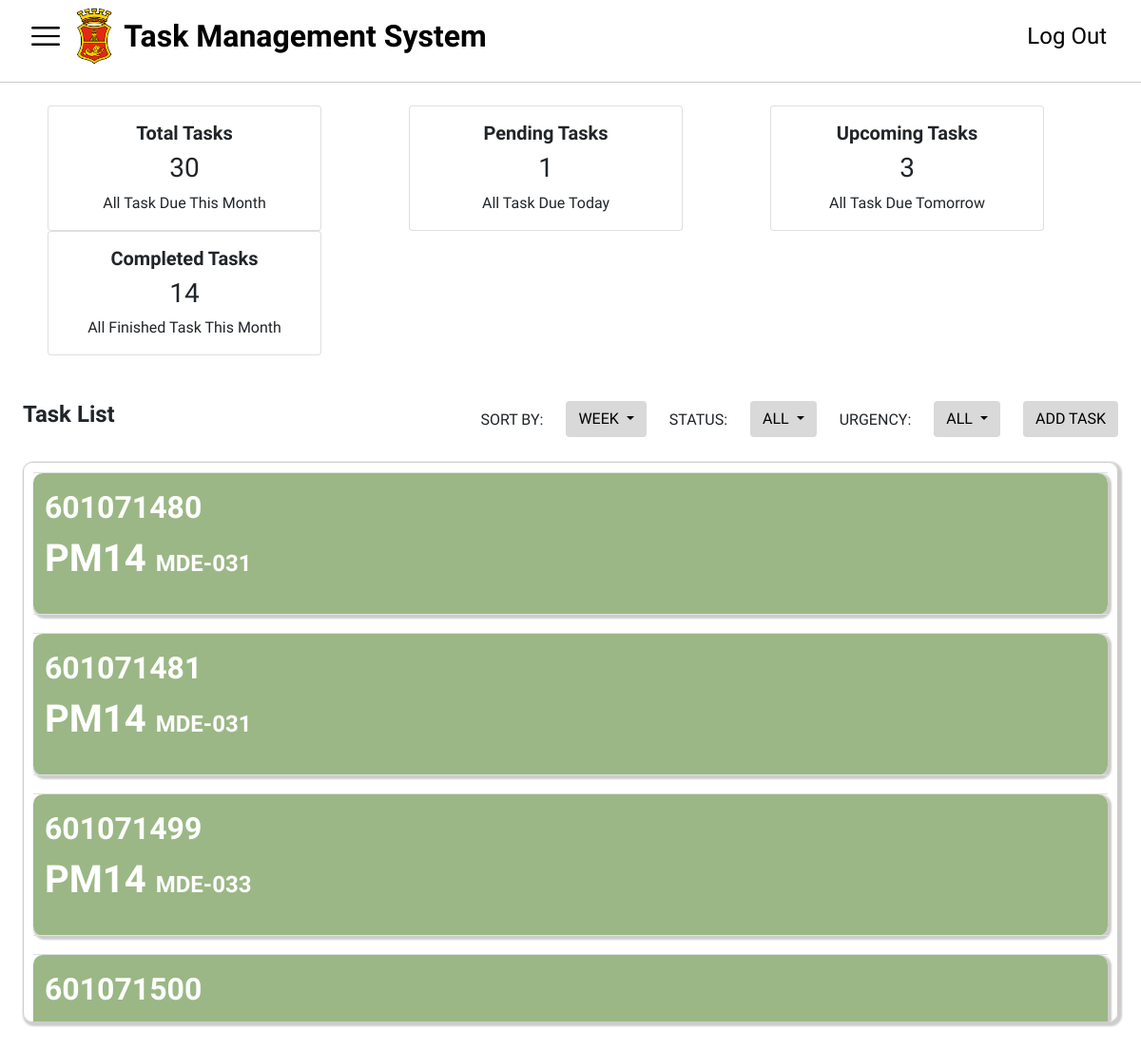
The app's page /dashboard.php?sort=week&status=all&urgency=all with its own data.
### tables this page shows
CREATE TABLE `tasks` (
  `taskID` int(11) NOT NULL,
  `startDate` date DEFAULT NULL,
  `orderType` varchar(255) DEFAULT NULL,
  `orderDescription` varchar(255) DEFAULT NULL,
  `maintenance_plan` varchar(255) DEFAULT NULL,
  `mpDescription` varchar(255) DEFAULT NULL,
  `mainWorkCtr` varchar(255) DEFAULT NULL,
  `systemStatus` varchar(255) DEFAULT NULL,
  `ssDescription` varchar(255) DEFAULT NULL,
  `plannerGroup` varchar(255) DEFAULT NULL,
  `costCenter` varchar(255) DEFAULT NULL,
  `equipmentID` int(11) DEFAULT NULL,
  `taskStatus` enum('Pending','Completed') NOT NULL DEFAULT 'Pending',
  `urgency` enum('Low','Medium','High') NOT NULL DEFAULT 'Low'
);

### dashboard.php (the view, shortened to what this page needs)
<?php
include('conn.php');
$selectedSort = isset($_GET['sort']) ? $_GET['sort'] : 'all';
$selectedStatus = isset($_GET['status']) ? $_GET['status'] : 'all';
$selectedUrgency = isset($_GET['urgency']) ? $_GET['urgency'] : 'all';
$currentDate = date('Y-m-d');
$tomorrowDate = date('Y-m-d', strtotime('+1 day'));
$weekEndDate = date('Y-m-d', strtotime('+1 week'));
$firstDayOfMonth = date('Y-m-01');
$lastDayOfMonth = date('Y-m-t');
$query = "SELECT * FROM tasks WHERE startDate BETWEEN '$firstDayOfMonth' AND '$lastDayOfMonth'";
switch ($selectedSort) {
    case 'week':
        $query .= " AND startDate BETWEEN '$currentDate' AND '$weekEndDate'";
        break;
}
$result = mysqli_query($conn, $query);
$sqlTotalTasks = "SELECT COUNT(*) AS totalTasks FROM tasks WHERE startDate BETWEEN '$firstDayOfMonth' AND '$lastDayOfMonth'";
$resultTotalTasks = mysqli_query($conn, $sqlTotalTasks);
$rowTotalTasks = mysqli_fetch_assoc($resultTotalTasks);
$totalTasks = $rowTotalTasks['totalTasks'];
$sqlPendingTasks = "SELECT COUNT(*) AS pendingTasks FROM tasks WHERE startDate = '$currentDate' AND startDate BETWEEN '$firstDayOfMonth' AND '$lastDayOfMonth'";
$resultPendingTasks = mysqli_query($conn, $sqlPendingTasks);
$rowPendingTasks = mysqli_fetch_assoc($resultPendingTasks);
$pendingTasks = $rowPendingTasks['pendingTasks'];
$sqlUpcomingTasks = "SELECT COUNT(*) AS upcomingTasks FROM tasks WHERE startDate = '$tomorrowDate' AND startDate BETWEEN '$firstDayOfMonth' AND '$lastDayOfMonth'";
$resultUpcomingTasks = mysqli_query($conn, $sqlUpcomingTasks);
$rowUpcomingTasks = mysqli_fetch_assoc($resultUpcomingTasks);
$upcomingTasks = $rowUpcomingTasks['upcomingTasks'];
$sqlCompletedTasks = "SELECT COUNT(*) AS completedTasks FROM tasks WHERE taskStatus = 'Completed' AND startDate BETWEEN '$firstDayOfMonth' AND '$lastDayOfMonth'";
$resultCompletedTasks = mysqli_query($conn, $sqlCompletedTasks);
$rowCompletedTasks = mysqli_fetch_assoc($resultCompletedTasks);
$completedTasks = $rowCompletedTasks['completedTasks'];
?>
<!DOCTYPE html>
<html lang="en">
<head>
  <?php
    include('header.php');
  ?>
</head>
<body>
  <nav class="navbar navbar-expand-lg bg-body-tertiary">
    <div class="container-fluid" id="side-menu">
      <img src="images/menu-bar.png" data-bs-toggle="offcanvas" href="#offcanvasExample" aria-controls="offcanvasExample" id="burger">
      <div class="collapse navbar-collapse" id="navbarNav">
        <img src="images/San_Miguel_Corporation_logo.webp" id="navlogo"><br>
        <a class="navbar-brand" id="tms" href="dashboard.php">Task Management System</a>
        <ul class="navbar-nav ms-auto">
          <li class="nav-item">
            <a class="nav-link" href="index.php" id="logout">Log Out</a>
          </li>
        </ul>
      </div>
    </div>
  </nav>
  <div class="header-divider"></div><br>
  <div class="container text-center">
    <div class="row">
        <div class="col mx-2">
            <div class="card" style="width: 18rem;">
                <div class="card-body">
                    <h5 class="card-title fw-bold">Total Tasks</h5>
                    <h3><?php echo $totalTasks; ?></h3>
                    <h7>All Task Due This Month</h7>
                </div>
            </div>
        </div>
        <div class="col mx-2">
            <div class="card" style="width: 18rem;">
                <div class="card-body">
                    <h5 class="card-title fw-bold">Pending Tasks</h5>
                    <h3 class="card-text"><?php echo $pendingTasks; ?></h3>
                    <h7>All Task Due Today</h7>
                </div>
            </div>
        </div>
        <div class="col mx-2">
            <div class="card" style="width: 18rem;">
                <div class="card-body">
                    <h5 class="card-title fw-bold">Upcoming Tasks</h5>
                    <h3 class="card-text"><?php echo $upcomingTasks; ?></h3>
                    <h7>All Task Due Tomorrow</h7>
                </div>
            </div>
        </div>
        <div class="col mx-2">
            <div class="card" style="width: 18rem;">
                <div class="card-body">
                    <h5 class="card-title fw-bold">Completed Tasks</h5>
                    <h3 class="card-text"><?php echo $completedTasks; ?></h3>
                    <h7>All Finished Task This Month</h7>
                </div>
            </div>
        </div>
    </div>
</div>
  <div class="mx-4 mt-5">
    <div class="row">
      <div class="col">
      <h4 class="fw-bold">Task List</h4>
      </div>
      <div class="col-auto pt-2">
        <p>SORT BY:</p>
      </div>
      <div class="col-auto">
        <div class="dropdown">
            <button class="btn dropdown-toggle" type="button" id="sortDropdown" data-bs-toggle="dropdown" aria-expanded="false">
                <?php echo strtoupper($selectedSort === 'all' ? 'ALL TASKS' : $selectedSort); ?>
            </button>
        </div>
      </div>
      <div class="col-auto pt-2">
        <p>STATUS:</p>
      </div>
      <div class="col-auto">
        <div class="dropdown">
            <button class="btn dropdown-toggle" type="button" id="statusDropdown" data-bs-toggle="dropdown" aria-expanded="false">
                <?php echo strtoupper($selectedStatus === 'all' ? 'ALL' : $selectedStatus); ?>
            </button>
        </div>
      </div>
      <div class="col-auto pt-2">
        <p>URGENCY:</p>
      </div>
      <div class="col-auto">
        <div class="dropdown">
            <button class="btn dropdown-toggle" type="button" id="urgencyDropdown" data-bs-toggle="dropdown" aria-expanded="false">
                <?php echo strtoupper($selectedUrgency === 'all' ? 'ALL' : $selectedUrgency); ?>
            </button>
        </div>
      </div>
      <div class="col-auto">
          <button type="button" class="btn " data-bs-toggle="modal" data-bs-target="#exampleModal" id="addtask">ADD TASK</button>
      </div>
    </div>
  </div>
  <div class="mt-3 mx-4" id="notiflist">
    <table class="table">
        <?php
        if ($result) {
          while ($row = mysqli_fetch_assoc($result)) {
              $urgencyClass = '';
              if ($row['urgency'] === 'Low') {
                  $urgencyClass = 'low-urgency';
              } elseif ($row['urgency'] === 'Medium') {
                  $urgencyClass = 'medium-urgency';
              } elseif ($row['urgency'] === 'High') {
                  $urgencyClass = 'high-urgency';
              } else {
                  $urgencyClass = 'default-urgency';
              }
              echo '<tr onclick="fillModal(' . $row['taskID'] . ', \'' .
              (isset($row['orderType']) ? htmlspecialchars($row['orderType']) : '') . '\', \'' .
              (isset($row['mainWorkCtr']) ? htmlspecialchars($row['mainWorkCtr']) : '') . '\', \'' .
              (isset($row['orderDescription']) ? htmlspecialchars($row['orderDescription']) : '') . '\', \'' .
              (isset($row['maintenance_plan']) ? htmlspecialchars($row['maintenance_plan']) : '') . '\', \'' .
              (isset($row['mpDescription']) ? htmlspecialchars($row['mpDescription']) : '') . '\', \'' .
              (isset($row['systemStatus']) ? htmlspecialchars($row['systemStatus']) : '') . '\', \'' .
              (isset($row['ssDescription']) ? htmlspecialchars($row['ssDescription']) : '') . '\', \'' .
              (isset($row['plannerGroup']) ? htmlspecialchars($row['plannerGroup']) : '') . '\', \'' .
              (isset($row['costCenter']) ? htmlspecialchars($row['costCenter']) : '') . '\', \'' .
              (isset($row['equipmentID']) ? htmlspecialchars($row['equipmentID']) : '') . '\', \'' .
              (isset($row['taskStatus']) ? htmlspecialchars($row['taskStatus']) : '') . '\')"
              data-bs-toggle="modal" data-bs-target="#updateTaskModal" class="' . $urgencyClass . '">';
              echo '<td>';
              echo '<p class="taskid">' . htmlspecialchars($row['taskID']) . '</p>';
              echo '<p class="order-type">' . htmlspecialchars($row['orderType']) . ' <span class="main-work-ctr">' . htmlspecialchars($row['mainWorkCtr']) . '</span></p>';
              echo '</td>';
              echo '</tr>';
              echo '<tr style="height: 20px;"></tr>';
          }
      } else {
          echo '<tr><td colspan="2">Failed to fetch data from database.</td></tr>';
      }
        ?>
    </table>
</div>
</body>
</html>

### styles/style.css (style rules this page uses)
body, html { height: 100%; margin: 0; font-family: "Exo 2" !important; }
#navlogo { width: 2.5%; outline: #000; min-width: 40px; min-height: 40px; }
#tms { font-size: 32px; font-weight: bold; text-align: left; margin-left: 1%; color: rgb(0, 0, 0); cursor: pointer; }
#burger { width: 40px; margin-right: 1%; min-width: 40px; }
#side-menu { font-family: "Exo 2"; }
#logout { font-size: 24px; text-align: right; color: #000; }
#navbarNav { border-bottom: #000; border-width: 1px; }
#addtask, #sortDropdown { float: right; background-color: #d9d9d9; stroke: #d9d9d9; color: #000; }
#statusDropdown, #urgencyDropdown { float: right; background-color: #d9d9d9; stroke: #d9d9d9; color: #000; }
#notiflist { max-height: 590px; overflow-y: auto; border: 1px solid #ccc; border-radius: 10px; box-shadow: 2px 2px 2px 2px #ccc; padding: 10px; padding-bottom: 20px; color: #000; }
#notiflist table { width: 100%; border-collapse: collapse; margin-bottom: 20px; }
#notiflist td { padding: 12px; color: #ffffff; border-radius: 10px; box-shadow: 2px 2px 2px 2px #ccc; cursor: pointer; }
#notiflist td .order-type { display: inline-block; margin-right: 10px; font-size: 40px; font-weight: bold; }
#notiflist td .main-work-ctr { font-size: 24px; font-weight: bold; }
#notiflist td .taskid { font-size: 32px; margin-bottom: 0; font-weight: bold; }
#notiflist tr { margin-top: 2%; margin-bottom: 2%; }
#notiflist a, #notiflist p { text-decoration: none; color: inherit; }
.header-divider { height: 1px; background-color: #ccc; margin-top: 10px; }
.low-urgency { background-color: rgba(131, 166, 103, 0.8); color: white; }

### records on screen
tasks: taskID "601071480", orderType "PM14", mainWorkCtr "MDE-031"
tasks: taskID "601071481", orderType "PM14", mainWorkCtr "MDE-031"
tasks: taskID "601071499", orderType "PM14", mainWorkCtr "MDE-033"
tasks: taskID "601071500"

### other values on screen
$totalTasks "30"
$pendingTasks "1"
$upcomingTasks "3"
$completedTasks "14"
$selectedSort === 'all' ? 'ALL TASKS' : $selectedSort "WEEK"
$selectedStatus === 'all' ? 'ALL' : $selectedStatus "ALL"
$selectedUrgency === 'all' ? 'ALL' : $selectedUrgency "ALL"
